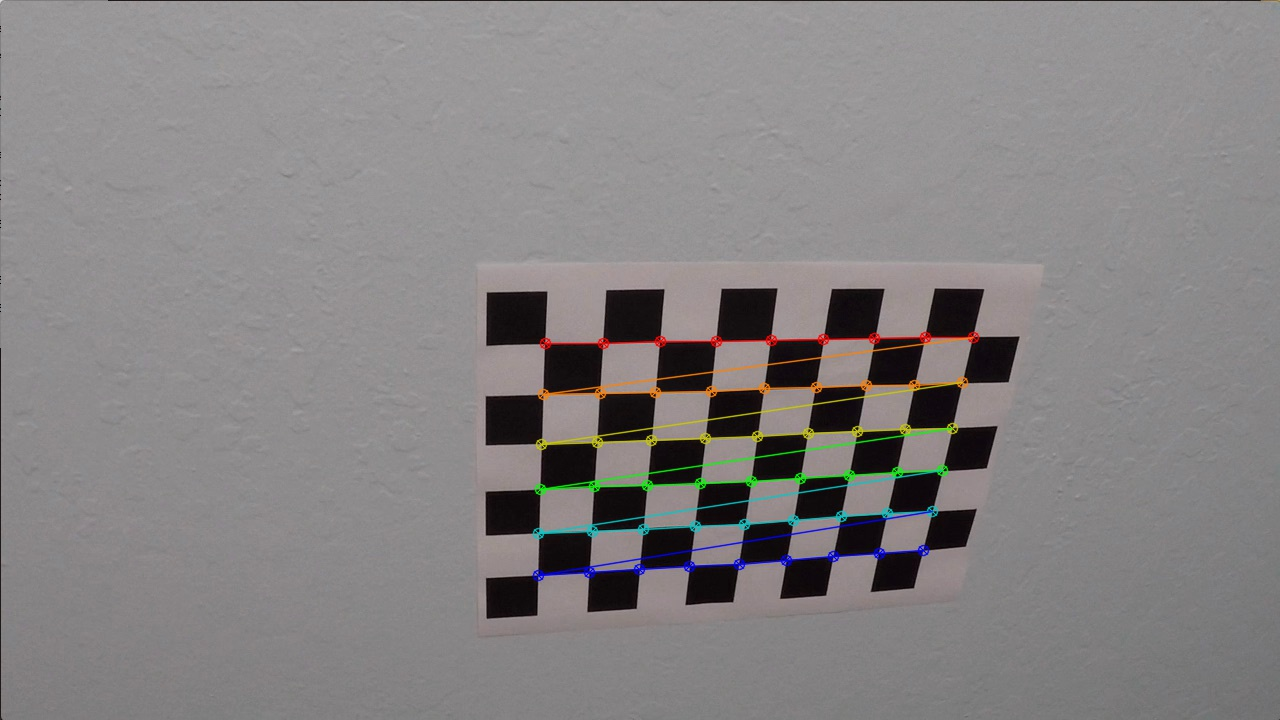
#> input picture images_output/CameraCalibration/corners_found1.jpg, 1280 x 720 px, given as the content of the folder test_images/, which was not available
$ jupyter execute --allow-errors Advanced_Lane_Lines.ipynb   (older library calls are emulated)
#> lines starting #> are read from the running program, lines starting #| are printed output that depends on the picture; after the words box and inside, x2 and y2 are one past the last pixel; in counts of white or black regions, pixels touching at a corner belong together; pictures that were not available may be replaced by others from this repository, and a replacement may not be noted
#> (reads wide_dist_pickle.p from the repository)
[cell 1]
import os
import glob
import pickle
import cv2
import numpy as np
import matplotlib.pyplot as plt
from moviepy.editor import VideoFileClip

# Declare parameters for calibration
mtx = [] #Camera matrix
dist = [] #Distortion Coefficients
calibration_file = "wide_dist_pickle.p" #The calibration file which has mtx and dist.

# Parameters for gradient threshold
ksize = 7 #kernal size
gradx_thresh = (50, 255) #gradient x threshold
grady_thresh = (50, 255) #gradient y threshold
magni_thresh = (25, 255) #magnitude threshold
dir_thresh = (0., 0.09)  #Direction threshold
hls_thresh = (110, 255)  #hls threshold
rgb_thresh = (220, 255)  #rgb threshold

# [31 lines left out: function CameraCalibration, not called in this run]

def absoluteSobel(img, orient='x', sobel_kernel=3, thresh=(0, 255)):
    # Calculate directional gradient
    gray = cv2.cvtColor(img, cv2.COLOR_RGB2GRAY)
    x = 1 if orient == 'x' else 0
    y = 1 if orient == 'y' else 0
    sobel = cv2.Sobel(gray, cv2.CV_64F, x, y, ksize=sobel_kernel)
    abs_sobel = np.absolute(sobel)
    sobel_scaled = np.uint8(255*abs_sobel/np.max(abs_sobel))
    # Apply threshold
    grad_binary = np.zeros_like(sobel_scaled)
    grad_binary[(sobel_scaled >= thresh[0]) & (sobel_scaled <= thresh[1])] = 1
    return grad_binary

def magnitudeThreshold(img, sobel_kernel=3, thresh=(0, 255)):
    # Calculate gradient magnitude
    gray = cv2.cvtColor(img, cv2.COLOR_RGB2GRAY)
    sobelx = cv2.Sobel(gray, cv2.CV_64F, 1, 0, ksize=sobel_kernel)
    sobely = cv2.Sobel(gray, cv2.CV_64F, 0, 1, ksize=sobel_kernel)
    mag = np.sqrt(np.add(np.square(sobelx), np.square(sobely)))
    sobel_scaled = np.uint8(255*mag/np.max(mag))
    # Apply threshold
    mag_binary = np.zeros_like(sobel_scaled)
    mag_binary[(sobel_scaled >= thresh[0]) & (sobel_scaled <= thresh[1])] = 1
    return mag_binary

def directionalThreshold(img, sobel_kernel=3, thresh=(0, np.pi/2)):
    # Calculate gradient direction
    gray = cv2.cvtColor(img, cv2.COLOR_RGB2GRAY)
    sobelx = cv2.Sobel(gray, cv2.CV_64F, 1, 0, ksize=sobel_kernel)
    sobely = cv2.Sobel(gray, cv2.CV_64F, 0, 1, ksize=sobel_kernel)
    abs_sobelx = np.absolute(sobelx)
    abs_sobely = np.absolute(sobely)
    direction = np.arctan2(abs_sobely, abs_sobelx)
    # Apply threshold
    dir_binary = np.zeros_like(direction)
    dir_binary[(direction >= thresh[0]) & (direction <= thresh[1])] = 1
    return dir_binary

def colorThreshold(img, hls_thresh=(0, 255), rgb_thresh=(0, 255)):
    hls = cv2.cvtColor(img, cv2.COLOR_RGB2HLS)
    S_channel = hls[:,:,2]
    R_channel = img[:,:,0]

    r_binary = np.zeros_like(R_channel)
    r_binary[(R_channel >= rgb_thresh[0]) & (R_channel <= rgb_thresh[1])] = 1

    s_binary = np.zeros_like(S_channel)
    s_binary[(S_channel >= hls_thresh[0]) & (S_channel <= hls_thresh[1])] = 1

    color_binary = np.zeros_like(R_channel)
    color_binary[(s_binary == 1) & (r_binary == 1)] = 1

    if color_binary.all() == 0:
        return r_binary
    else:
        return color_binary

def colorGradient(img):
    # Apply color gradient (S channel)
    color_binary = colorThreshold(img, hls_thresh=hls_thresh, rgb_thresh=rgb_thresh)

    # Apply gradient thresholding functions
    gradx = absoluteSobel(img, orient='x', sobel_kernel=ksize, thresh=gradx_thresh)
    grady = absoluteSobel(img, orient='y', sobel_kernel=ksize, thresh=grady_thresh)
    mag_binary = magnitudeThreshold(img, sobel_kernel=ksize, thresh=magni_thresh)
    dir_binary = directionalThreshold(img, sobel_kernel=ksize, thresh=dir_thresh)

    # Combine gradient & color thresholds
    gradient_binary = np.zeros_like(dir_binary)
    gradient_binary[((gradx == 1) & (grady == 1)) | ((mag_binary == 1) & (dir_binary == 1))] = 1
    combined = np.zeros_like(dir_binary)
    combined[(gradient_binary == 1) | (color_binary == 1)] = 1

    return combined

def perspectiveTransform(img):
    img_size = (img.shape[0], img.shape[1])
    # Define src and dst points
    x_center = img_size[1]/2
    x_offset=120
    src = np.float32([(x_offset,img_size[0]), (x_center-54, 450), (x_center+54, 450), (img_size[1]-x_offset,img_size[0])])
    dst = np.float32([(x_offset,img_size[1]), (x_offset,0), (img_size[0]-x_offset, 0), (img_size[0]-x_offset,img_size[1])])
    # Apply transform
    M = cv2.getPerspectiveTransform(src, dst)
    Minv = cv2.getPerspectiveTransform(dst, src)
    return (cv2.warpPerspective(img, M, (img_size[0], img_size[1]), flags=cv2.INTER_LINEAR), Minv)

def visualizeSearching(img, nonzerox, nonzeroy, left_fit, right_fit, margin, left_lane_inds, right_lane_inds):
    # Create an output image to draw on and visualize the result
    out_img = np.uint8(np.dstack((img, img, img))*255)
    window_img = np.zeros_like(out_img)

    # Color left and right line pixels
    out_img[nonzeroy[left_lane_inds], nonzerox[left_lane_inds]] = [255, 0, 0]
    out_img[nonzeroy[right_lane_inds], nonzerox[right_lane_inds]] = [0, 0, 255]

    # Generate x and y values for plotting
    ploty = np.linspace(0, img.shape[0]-1, img.shape[0])
    left_fitx = left_fit[0]*ploty**2 + left_fit[1]*ploty + left_fit[2]
    right_fitx = right_fit[0]*ploty**2 + right_fit[1]*ploty + right_fit[2]

    # Generate a polygon to illustrate the search window area
    # And recast the x and y points into usable format for cv2.fillPoly()
    left_line_window1 = np.array([np.transpose(np.vstack([left_fitx-margin, ploty]))])
    left_line_window2 = np.array([np.flipud(np.transpose(np.vstack([left_fitx+margin, ploty])))])
    left_line_pts = np.hstack((left_line_window1, left_line_window2))
    right_line_window1 = np.array([np.transpose(np.vstack([right_fitx-margin, ploty]))])
    right_line_window2 = np.array([np.flipud(np.transpose(np.vstack([right_fitx+margin, ploty])))])
    right_line_pts = np.hstack((right_line_window1, right_line_window2))

    # Draw the lane onto the warped blank image
    cv2.fillPoly(window_img, np.int_([left_line_pts]), (0,255, 0))
    cv2.fillPoly(window_img, np.int_([right_line_pts]), (0,255, 0))
    result = cv2.addWeighted(out_img, 1, window_img, 0.3, 0)

    return result

def slidingWindowsPolyfit(img, previous_left_fit=None, previous_right_fit=None):

    # Get indices of all nonzero pixels along x and y axis
    nonzero = img.nonzero()
    nonzerox = np.array(nonzero[1])
    nonzeroy = np.array(nonzero[0])
    # Set margin for searching
    margin = 100
    # Create empty lists to receive left and right lane pixel indices
    left_lane_inds = []
    right_lane_inds = []

    # Look for lines from scratch ('blind search')
    if (previous_left_fit is None or previous_right_fit is None):
        # Compute the histogram of the lower half image. It gives us the 2 pics where the lanes are located.
        histogram = np.sum(img[int(img.shape[0]/2):,:], axis=0)
        # Separate the left part of the histogram from the right one. This is our starting point.
        midpoint = np.int(histogram.shape[0]/2)
        leftx_base = np.argmax(histogram[:midpoint])
        rightx_base =  np.argmax(histogram[midpoint:]) + midpoint

        # Split the image in 9 horizontal strips
        n_windows = 9
        # Set height of windows
        window_height = int(img.shape[0]/n_windows)
        # Set minimum number of pixels found to recenter window
        minpix = 50

        # Current positions to be updated for each window
        leftx_current = leftx_base
        rightx_current = rightx_base

        # Step through the windows one by one
        for window in range(n_windows):
            # Compute the windows boundaries
            win_y_low = img.shape[0] - (window+1)*window_height
            win_y_high = img.shape[0] - window*window_height
            win_leftx_low = leftx_current - margin
            win_leftx_high = leftx_current + margin
            win_rightx_low = rightx_current - margin
            win_rightx_high = rightx_current + margin

            # Identify non zero pixels within left and right windows
            good_left_inds = ((nonzeroy >= win_y_low) & (nonzeroy < win_y_high) & (nonzerox >= win_leftx_low) & (nonzerox < win_leftx_high)).nonzero()[0]
            good_right_inds = ((nonzeroy >= win_y_low) & (nonzeroy < win_y_high) & (nonzerox >= win_rightx_low) & (nonzerox < win_rightx_high)).nonzero()[0]

            # Append these indices to the lists
            left_lane_inds.append(good_left_inds)
            right_lane_inds.append(good_right_inds)

            # If non zeros pixels > minpix, recenter the next window on their mean
            if (len(good_left_inds) > minpix):
                leftx_current = np.int(np.mean(nonzerox[good_left_inds]))
            if (len(good_right_inds) > minpix):
                rightx_current = np.int(np.mean(nonzerox[good_right_inds]))
    # Use last polynomial fit
    else:
        # Compute the windows boundaries
        previous_left_x = previous_left_fit[0]*nonzeroy**2 + previous_left_fit[1]*nonzeroy + previous_left_fit[2]
        win_leftx_low = previous_left_x - margin
        win_leftx_high =  previous_left_x + margin
        previous_right_x = previous_right_fit[0]*nonzeroy**2 + previous_right_fit[1]*nonzeroy + previous_right_fit[2]
        win_rightx_low = previous_right_x - margin
        win_rightx_high =  previous_right_x + margin
        # Identify non zero pixels within left and right windows
        good_left_inds = ((nonzerox >= win_leftx_low) & (nonzerox < win_leftx_high)).nonzero()[0]
        good_right_inds = ((nonzerox >= win_rightx_low) & (nonzerox < win_rightx_high)).nonzero()[0]

        # Append these indices to the lists
        left_lane_inds.append(good_left_inds)
        right_lane_inds.append(good_right_inds)

    # Concatenate the arrays of indices
    left_lane_inds = np.concatenate(left_lane_inds)
    right_lane_inds = np.concatenate(right_lane_inds)

    # Extract left and right line pixel positions
    leftx = nonzerox[left_lane_inds]
    rightx = nonzerox[right_lane_inds]
    lefty = nonzeroy[left_lane_inds]
    righty = nonzeroy[right_lane_inds]

    # Fit a second order polynomial to each
    left_fit = np.polyfit(lefty, leftx, 2)
    right_fit = np.polyfit(righty, rightx, 2)

    out_img = visualizeSearching(img, nonzerox, nonzeroy, left_fit, right_fit, margin, left_lane_inds, right_lane_inds)

    return (out_img, left_fit, right_fit, left_lane_inds, right_lane_inds)

def computeCurvatureRadius(img, left_fit, right_fit, left_lane_inds, right_lane_inds):
    # Get indices of all nonzero pixels along x and y axis
    nonzero = img.nonzero()
    nonzerox = np.array(nonzero[1])
    nonzeroy = np.array(nonzero[0])

    # Extract left and right line pixel positions
    leftx = nonzerox[left_lane_inds]
    rightx = nonzerox[right_lane_inds]
    lefty = nonzeroy[left_lane_inds]
    righty = nonzeroy[right_lane_inds]

    # Define conversions in x and y from pixels space to meters
    ym_per_pix = 30/720 # meters per pixel in y dimension
    xm_per_pix = 3.7/700 # meters per pixel in x dimension
    left_fit_converted = np.polyfit(lefty*ym_per_pix, leftx*xm_per_pix, 2)
    right_fit_converted = np.polyfit(righty*ym_per_pix, rightx*xm_per_pix, 2)

    # Choose point to compute curvature just in front of the car
    yvalue = img.shape[0]

    # Compute curvature radius
    left_curv_radius = ((1 + (2*left_fit_converted[0]*yvalue + left_fit_converted[1])**2)**1.5) / (2*np.absolute(left_fit_converted[0]))
    right_curv_radius = ((1 + (2*right_fit_converted[0]*yvalue + right_fit_converted[1])**2)**1.5) / (2*np.absolute(right_fit_converted[0]))

    # Compute distance in meters of vehicle center from the line
    car_center = img.shape[1]/2  # we assume the camera is centered in the car
    lane_center = ((left_fit[0]*yvalue**2 + left_fit[1]*yvalue + left_fit[2]) + (right_fit[0]*yvalue**2 + right_fit[1]*yvalue + right_fit[2])) / 2
    center_dist = (lane_center - car_center) * xm_per_pix

    # Compute lane width
    top_yvalue = 10
    bottom_yvalue = img.shape[0]
    top_leftx = left_fit[0]*bottom_yvalue**2 + left_fit[1]*bottom_yvalue + left_fit[2]
    bottom_leftx = left_fit[0]*bottom_yvalue**2 + left_fit[1]*bottom_yvalue + left_fit[2]
    top_rightx = right_fit[0]*bottom_yvalue**2 + right_fit[1]*bottom_yvalue + right_fit[2]
    bottom_rightx = right_fit[0]*bottom_yvalue**2 + right_fit[1]*bottom_yvalue + right_fit[2]
    bottom_lane_width = abs(bottom_leftx - bottom_rightx) * xm_per_pix
    top_lane_width = abs(top_leftx - top_rightx) * xm_per_pix

    return (left_curv_radius, right_curv_radius, center_dist, top_lane_width, bottom_lane_width)

def drawLane(img, warped, Minv, left_fit, right_fit):
    # Generate x and y values for plotting
    ploty = np.linspace(0, img.shape[1]-1, img.shape[1])
    left_fitx = left_fit[0]*ploty**2 + left_fit[1]*ploty + left_fit[2]
    right_fitx = right_fit[0]*ploty**2 + right_fit[1]*ploty + right_fit[2]

    # Create an image to draw the lines on
    warp_zero = np.zeros_like(warped).astype(np.uint8)
    color_warp = np.dstack((warp_zero, warp_zero, warp_zero))

    # Recast the x and y points into usable format for cv2.fillPoly()
    pts_left = np.array([np.transpose(np.vstack([left_fitx, ploty]))])
    pts_right = np.array([np.flipud(np.transpose(np.vstack([right_fitx, ploty])))])
    pts = np.hstack((pts_left, pts_right))

    # Draw the lane onto the warped blank image
    cv2.fillPoly(color_warp, np.int_([pts]), (0,255, 0))

    # Warp the blank back to original image space using inverse perspective matrix (Minv)
    newwarp = cv2.warpPerspective(color_warp, Minv, (img.shape[1], img.shape[0]), flags=cv2.INTER_LINEAR)
    # Combine the result with the original image
    result = cv2.addWeighted(img, 1, newwarp, 0.3, 0)
    return result

def drawData(img, top_img, bottom_img, left_curv_radius, right_curv_radius, center_dist, lane_width, is_detected, use_history):
    result = np.copy(img)

    # Add text to the original image
    font = cv2.FONT_HERSHEY_DUPLEX
    text = 'Left radius curvature: ' + '{:04.2f}'.format(left_curv_radius) + 'm'
    cv2.putText(result, text, (50, 70), font, 1, (255,255,255), 2, cv2.LINE_AA)

    text = 'Right radius curvature: ' + '{:04.2f}'.format(right_curv_radius) + 'm'
    cv2.putText(result, text, (50, 100), font, 1, (255,255,255), 2, cv2.LINE_AA)

    text = 'Lane width: ' + '{:04.2f}'.format(lane_width) + 'm'
    cv2.putText(result, text, (50, 130), font, 1, (255,255,255), 2, cv2.LINE_AA)

    if center_dist > 0:
        text = 'Vehicle position: {:04.2f}'.format(center_dist) + 'm left of center'
    else:
        text = 'Vehicle position: {:04.2f}'.format(center_dist) + 'm right of center'
    cv2.putText(result, text, (50, 160), font, 1, (255,255,255), 2, cv2.LINE_AA)

# [26 lines of commented-out code are left out]

    return result

def saveTransformedImages(original, transformed, is_gray, output_dir, file_name):
    plt.clf()
    if original is not None:
        f, (ax1, ax2) = plt.subplots(1, 2, figsize=(20,10))
        ax1.imshow(original)
        ax1.set_title('Original Image', fontsize=30)
        if (is_gray == True):
            ax2.imshow(transformed, cmap='gray')
        else:
            ax2.imshow(transformed)
        ax2.set_title('Result Image', fontsize=30)
    else:
        plt.imshow(transformed)

    if not os.path.isdir(output_dir):
        os.makedirs(output_dir)
    plt.savefig(output_dir + file_name + '.jpg')

class Line:
    def __init__(self, max_lines=5):
        # Was the line detected in the last iteration?
        self.detected = False
        # Number of failed detection
        self.failures = 0
        # Max number of last lines
        self.max_lines = max_lines
        # Polynomial coefficients for the most recent fit
        self.recent_fit = []
        # Polynomial coefficients averaged over the last n iterations
        self.best_fit = None
        # Radius of curvature of the lines
        self.radius_of_curvature = None
        # Distance in meters of vehicle center from the line
        self.center_dist = 0
        # Lane width
        self.lane_width = 0

    def reset(self):
        del self.recent_fit[:]
        self.best_fit = None
        self.detected = False
        self.failures = 0
        self.radius_of_curvature = None
        self.center_dist = 0
        self.lane_width = 0

    def sanityCheck(self, left_fit, right_fit, left_curv_radius, right_curv_radius, top_lane_width, bottom_lane_width):
        # Check that both lines have similar curvature
        if abs(left_curv_radius - right_curv_radius) > 1500:
            return False

        # Check that both lines are separated by approximately the right distance horizontally
        lane_width = (top_lane_width + bottom_lane_width) / 2
        if abs(2.0 - lane_width) > 0.5:
            return False

        # Check that both lines are roughly parallel
        if abs(top_lane_width - bottom_lane_width) > 0.7:
            return False

        return True

    def updateLines(self, left_fit, right_fit, left_curv_radius, right_curv_radius, center_dist, top_lane_width, bottom_lane_width):
        is_detection_ok = self.sanityCheck(left_fit, right_fit, left_curv_radius, right_curv_radius, top_lane_width, bottom_lane_width) == True

        # Update history with the current detection
        if (left_fit is not None and right_fit is not None and is_detection_ok):
            self.detected = True
            if (len(self.recent_fit) == self.max_lines):
                # Remove the oldest fit from the history
                self.recent_fit.pop(0)
            # Add the new lines
            self.recent_fit.append((left_fit, right_fit))
            self.radius_of_curvature = (left_curv_radius, right_curv_radius)
            self.center_dist = center_dist
            self.lane_width = (top_lane_width + bottom_lane_width) / 2
            # Update best fit
            self.best_fit = np.average(self.recent_fit, axis=0)

        # Do not take into account this failed detection
        else:
            self.detected = False
            self.failures += 1

    def processImg(self, img, output_dir = "", file_name = "", save_steps = False):

        #Step1. Distortion correction ###
        undistorted = cv2.undistort(img, mtx, dist, None, mtx)

        #Step2. Perspective transformation ###
        warped, Minv = perspectiveTransform(undistorted)
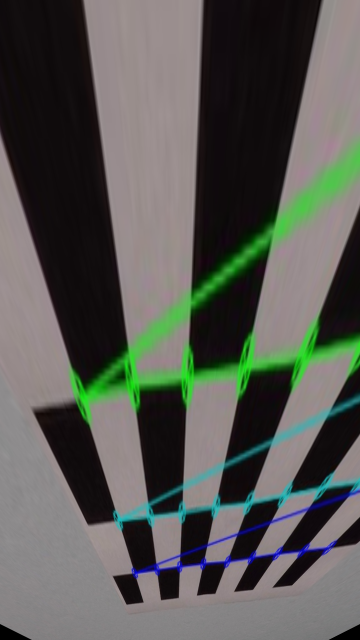
#> warped: shape (1280, 720, 3) (shown at 1/2 size); mean R, G, B 87.4, 88.8, 83.6
#> Minv = [[0.225, -0.448, 559], [1.52e-16, -0.293, 450], [3.39e-19, -0.0007, 1]]

        #Step3. Gradient threshold ###
        gradient = colorGradient(warped)
#> in colorThreshold, `S_channel = hls[:,:,2]`:
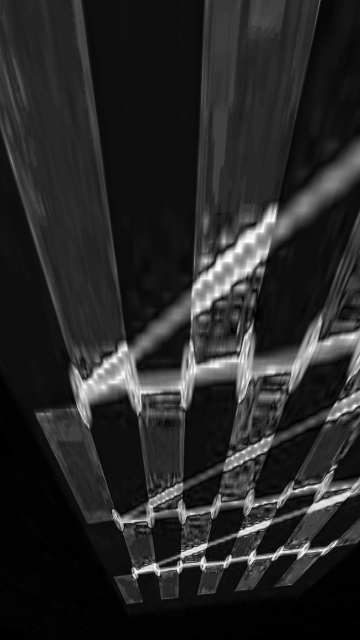
#> S_channel: shape (1280, 720) (shown at 1/2 size); min 0, max 255, mean 39.5
#> in absoluteSobel, `sobel = cv2.Sobel(gray, cv2.CV_64F, x, y, ksize=sobel_kernel)`:
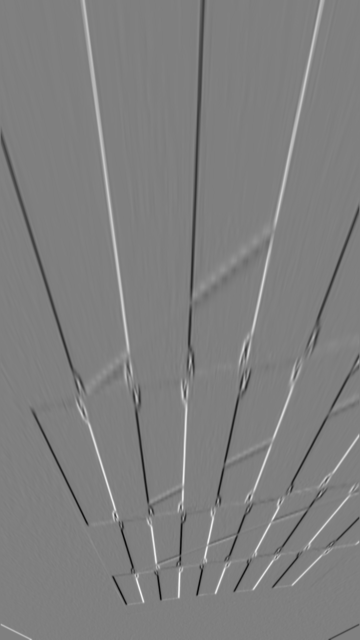
#> sobel: shape (1280, 720) float64 (shown at 1/2 size); min -78950, max 78879, mean -52.2; drawn with min black and max white
#> in colorGradient, `gradx = absoluteSobel(img, orient='x', sobel_kernel=ksize, thresh=grad..`:
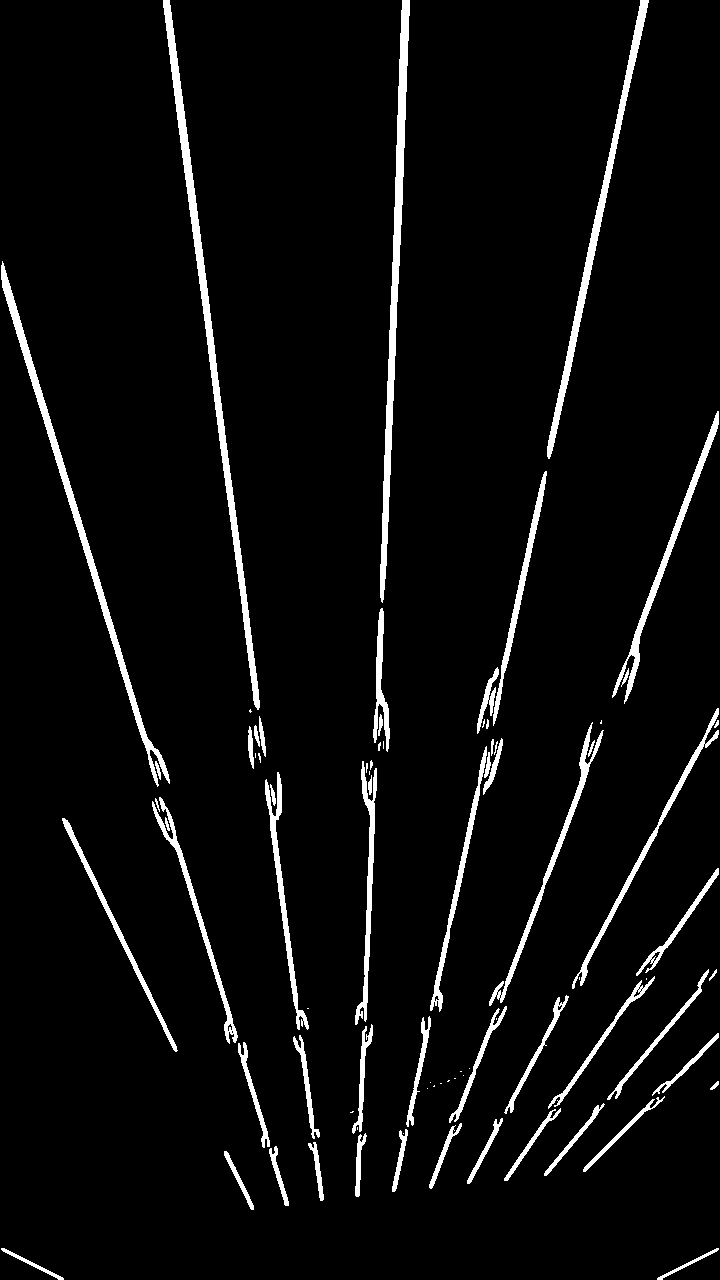
#> gradx: shape (1280, 720); values 0 (black) and 1 (white), 4.7% white; 82 white regions (25 under 20 px), largest, box (x1, y1, x2, y2) and area: (163, 0, 260, 710) 5037, (380, 0, 410, 603) 4322, (1, 261, 170, 787) 3785
#> (the rest of the program and of its run is left out)
